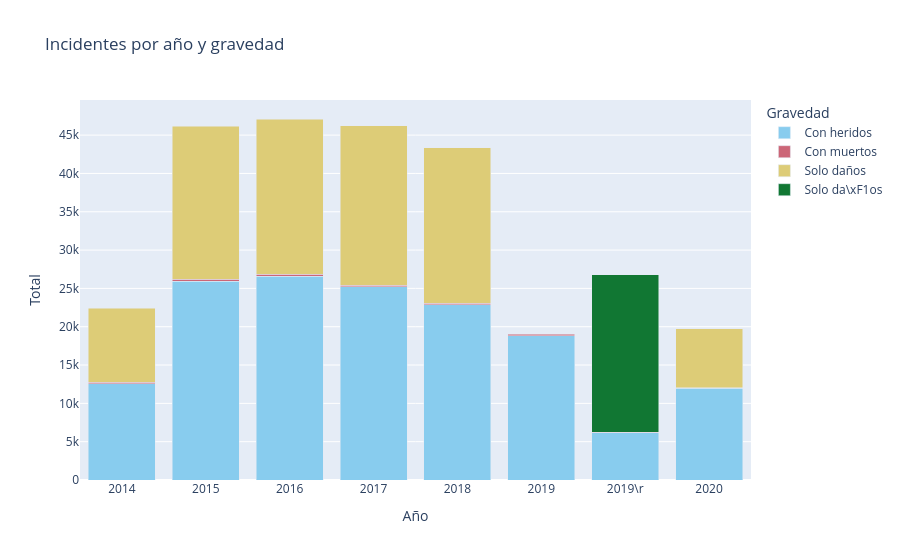

Write notebook code for a chart like this one.
### Code cell
# Gravedad por año (apilado)
df['AÑO_CLEAN'] = df['AÑO'].astype(str).str.strip().str.replace(r'\r', '', regex=True)
por_anio_gravedad = df.groupby(['AÑO_CLEAN', 'GRAVEDAD_ACCIDENTE']).size().reset_index(name='total')

fig = px.bar(
    por_anio_gravedad,
    x='AÑO_CLEAN', y='total',
    color='GRAVEDAD_ACCIDENTE',
    title='Incidentes por año y gravedad',
    labels={'AÑO_CLEAN': 'Año', 'total': 'Total', 'GRAVEDAD_ACCIDENTE': 'Gravedad'},
    barmode='stack',
    color_discrete_sequence=px.colors.qualitative.Safe
)
fig.show()

### Figure 1 — Plotly figure (JSON) as saved in the notebook; plotly's stock layout.template omitted (floating-point values rounded to 4 significant figures)
{"data": [{"hovertemplate": "Gravedad=Con heridos<br>Año=%{x}<br>Total=%{y}<extra></extra>", "legendgroup": "Con heridos", "marker": {"color": "rgb(136, 204, 238)", "pattern": {"shape": ""}}, "name": "Con heridos", "orientation": "v", "showlegend": true, "textposition": "auto", "type": "bar", "x": ["2014", "2015", "2016", "2017", "2018", "2019", "2019\\r", "2020"], "xaxis": "x", "y": [12584, 25911, 26597, 25184, 22835, 18852, 6149, 11959], "yaxis": "y"}, {"hovertemplate": "Gravedad=Con muertos<br>Año=%{x}<br>Total=%{y}<extra></extra>", "legendgroup": "Con muertos", "marker": {"color": "rgb(204, 102, 119)", "pattern": {"shape": ""}}, "name": "Con muertos", "orientation": "v", "showlegend": true, "textposition": "auto", "type": "bar", "x": ["2014", "2015", "2016", "2017", "2018", "2019", "2019\\r", "2020"], "xaxis": "x", "y": [140, 266, 260, 249, 233, 183, 51, 107], "yaxis": "y"}, {"hovertemplate": "Gravedad=Solo daños<br>Año=%{x}<br>Total=%{y}<extra></extra>", "legendgroup": "Solo daños", "marker": {"color": "rgb(221, 204, 119)", "pattern": {"shape": ""}}, "name": "Solo daños", "orientation": "v", "showlegend": true, "textposition": "auto", "type": "bar", "x": ["2014", "2015", "2016", "2017", "2018", "2020"], "xaxis": "x", "y": [9691, 19995, 20246, 20772, 20290, 7651], "yaxis": "y"}, {"hovertemplate": "Gravedad=Solo da\\xF1os<br>Año=%{x}<br>Total=%{y}<extra></extra>", "legendgroup": "Solo da\\xF1os", "marker": {"color": "rgb(17, 119, 51)", "pattern": {"shape": ""}}, "name": "Solo da\\xF1os", "orientation": "v", "showlegend": true, "textposition": "auto", "type": "bar", "x": ["2019\\r"], "xaxis": "x", "y": [20560], "yaxis": "y"}], "layout": {"barmode": "stack", "legend": {"title": {"text": "Gravedad"}, "tracegroupgap": 0}, "title": {"text": "Incidentes por año y gravedad"}, "xaxis": {"anchor": "y", "domain": [0, 1], "title": {"text": "Año"}}, "yaxis": {"anchor": "x", "domain": [0, 1], "title": {"text": "Total"}}}}
